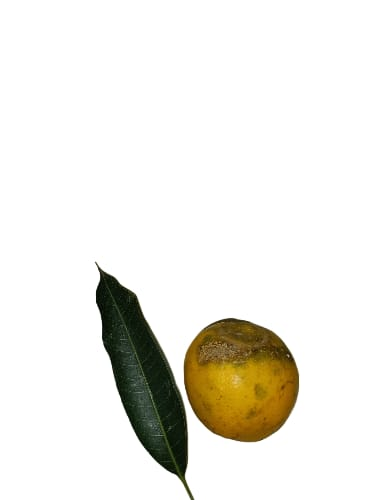
#> input picture UAS_FAKHRUN/JERUK.jpg, 375 x 500 px
$ jupyter execute --allow-errors 'UAS SEGMENTASI DAUN.ipynb'
#> lines starting #> are read from the running program, lines starting #| are printed output that depends on the picture; after the words box and inside, x2 and y2 are one past the last pixel; in counts of white or black regions, pixels touching at a corner belong together
## IMPORT CV

[cell 1]
import cv2
import numpy as np
import matplotlib.pyplot as plt

## Mengimpor Gambar

[cell 2]
image = cv2.imread('JERUK.jpg')
#> image is the input picture: shape (500, 375, 3); mean B, G, R 228.5, 234.8, 236.5

## Konversi Gambar dari format BRG ke RGB

[cell 3]
hsv_image = cv2.cvtColor(image, cv2.COLOR_BGR2HSV)
#> hsv_image: shape (500, 375, 3); mean H, S, V 5.8, 19.9, 237.2

## Mendefinikan Batas Bawah dan Atas Untuk Warna Kuning (JERUK)

[cell 4]
lower_yellow = np.array([0, 50, 100], dtype="uint8")
upper_yellow = np.array([30, 255, 255], dtype="uint8")

## Mendefinikan Batas Bawah dan Atas Untuk Warna Hijau (Daun)

[cell 5]
lower_green = np.array([31, 60, 5], dtype="uint8")
upper_green = np.array([150, 255, 255], dtype="uint8")

## Membuat Masker untuk Pixel Kuning dan Hijau

[cell 6]
mask_orange = cv2.inRange(hsv_image, lower_yellow, upper_yellow)
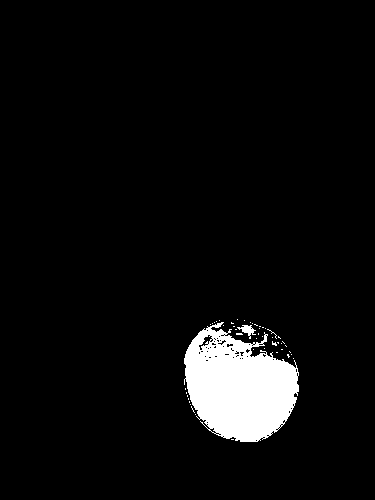
#> mask_orange: shape (500, 375); 5.1% white; 49 white regions (47 under 20 px), largest, box (x1, y1, x2, y2) and area: (184, 322, 299, 442) 9267, (237, 325, 256, 339) 110
mask_leaves = cv2.inRange(hsv_image, lower_green, upper_green)
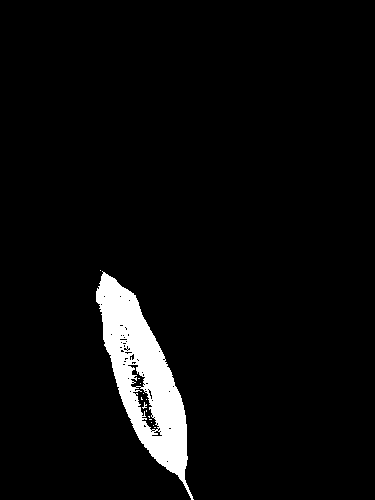
#> mask_leaves: shape (500, 375); 4.6% white; 14 white regions (13 under 20 px), largest, box (x1, y1, x2, y2) and area: (96, 271, 194, 500) 8584

## Melakukan Oprasi Bitwise

[cell 7]
segmented_orange = cv2.bitwise_and(image, image, mask=mask_orange)
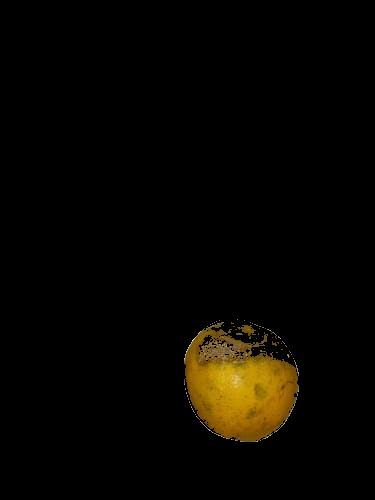
#> segmented_orange: shape (500, 375, 3); mean B, G, R 0.7, 5.6, 7.7
segmented_leaves = cv2.bitwise_and(image, image, mask=mask_leaves)
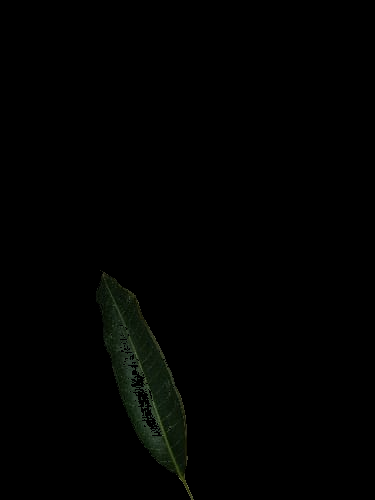
#> segmented_leaves: shape (500, 375, 3); mean B, G, R 0.9, 1.7, 1.2

## Melakukan Masker untuk Nanas tanpa Daun

[cell 8]
mask_orange_no_leaves = cv2.bitwise_not(mask_leaves)
mask_orange_no_leaves = cv2.bitwise_and(mask_orange, mask_orange_no_leaves)
